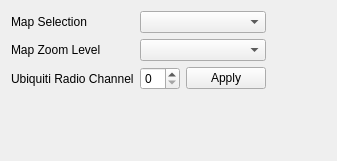
        <widget class="QWidget" name="tab_2">
         <attribute name="title">
          <string>Settings</string>
         </attribute>
         <layout class="QGridLayout" name="gridLayout_6">
          <item row="4" column="1">
           <spacer name="verticalSpacer_2">
            <property name="orientation">
             <enum>Qt::Vertical</enum>
            </property>
            <property name="sizeHint" stdset="0">
             <size>
              <width>20</width>
              <height>40</height>
             </size>
            </property>
           </spacer>
          </item>
          <item row="0" column="0">
           <layout class="QFormLayout" name="formLayout_7">
            <item row="1" column="1">
             <widget class="QComboBox" name="map_selection_combo_box"/>
            </item>
            <item row="1" column="0">
             <widget class="QLabel" name="label_6">
              <property name="text">
               <string>Map Selection</string>
              </property>
             </widget>
            </item>
            <item row="3" column="0">
             <widget class="QLabel" name="label">
              <property name="text">
               <string>Ubiquiti Radio Channel</string>
              </property>
             </widget>
            </item>
            <item row="3" column="1">
             <layout class="QHBoxLayout" name="horizontalLayout_3">
              <item>
               <widget class="QSpinBox" name="ubiquiti_channel_spin_box">
                <property name="readOnly">
                 <bool>false</bool>
                </property>
                <property name="minimum">
                 <number>0</number>
                </property>
                <property name="maximum">
                 <number>11</number>
                </property>
                <property name="value">
                 <number>0</number>
                </property>
               </widget>
              </item>
              <item>
               <widget class="QPushButton" name="ubiquiti_channel_apply_button">
                <property name="text">
                 <string>Apply</string>
                </property>
               </widget>
              </item>
             </layout>
            </item>
            <item row="2" column="0">
             <widget class="QLabel" name="label_30">
              <property name="text">
               <string>Map Zoom Level</string>
              </property>
             </widget>
            </item>
            <item row="2" column="1">
             <widget class="QComboBox" name="map_zoom_level_combo_box"/>
            </item>
           </layout>
          </item>
          <item row="3" column="2">
           <spacer name="horizontalSpacer">
            <property name="orientation">
             <enum>Qt::Horizontal</enum>
            </property>
            <property name="sizeHint" stdset="0">
             <size>
              <width>40</width>
              <height>20</height>
             </size>
            </property>
           </spacer>
          </item>
         </layout>
        </widget>
